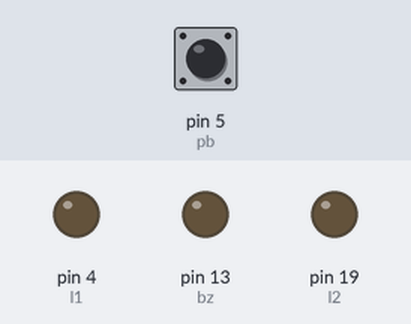
Recording of a sketch running on a simulated Arduino Uno, built with avr-gcc and run on an emulated ATmega328P. On the bench: output pins drawn as LEDs (lit = HIGH). The test bench sets the inputs (shaded band); at power-on: pin 5 (pb) HIGH. What the sketch prints to the serial monitor is not drawn.

Above: at 1.2 s.
1.3 s: pin 5 (pb) pulled LOW for 1 s
At 2.7 s:
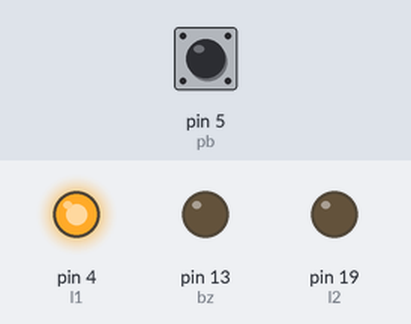
3.8 s: pin 5 (pb) pulled LOW for 0.15 s
At 5.3 s:
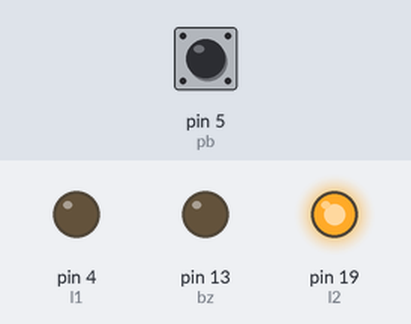
6.9 s: pin 5 (pb) pulsed LOW 5 times (0.12 s each, 0.3 s apart)
At 8.6 s:
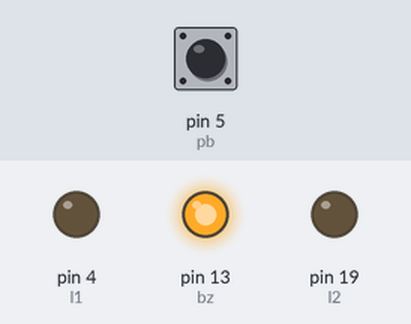
11.4 s: pin 5 (pb) pulsed LOW 2 times (0.12 s each, 0.3 s apart)
At 12.5 s:
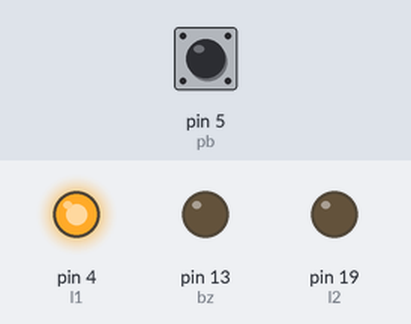
Timing chart, 0 to 14.4 s (numbered marks = the images above; inputs shaded):
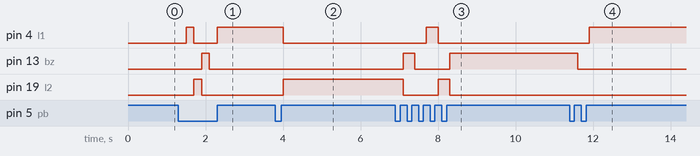

The sketch:

circuittestingcode.ino
```cpp
#define l1 4
#define l2 19
#define pb 5
#define bz 13
int ct = 0;
void setup() {
  Serial.begin(115200);
  pinMode(l1, OUTPUT);
  pinMode(l2, OUTPUT);
  pinMode(pb, INPUT_PULLUP);
  pinMode(bz, OUTPUT);
  digitalWrite(l1, 0);
  digitalWrite(l2, 0);
  digitalWrite(bz, 0);
}

void loop() {
  bool rd = digitalRead(pb);
  if (rd == 0) {
    ct++;
    delay(200);
  }
  if (ct == 1) {
    digitalWrite(l1, 1);
    digitalWrite(l2, 0);
    digitalWrite(bz, 0);
    Serial.println("Turning On Red LED! 🔴 ");
  } else if (ct == 2) {
    digitalWrite(l2, 1);
    digitalWrite(l1, 0);
    digitalWrite(bz, 0);
    Serial.println("Turning On Blue LED! 🔵 ");
  } else if (ct == 3) {
    digitalWrite(bz, 1);
    digitalWrite(l1, 0);
    digitalWrite(l2, 0);
    Serial.println("Turning On Buzzer! 📯  ");
  }
  else if(ct == 4){
  digitalWrite(l1, 0);
  digitalWrite(l2, 0);
  digitalWrite(bz, 0);
  Serial.println("Stopping ⛔ ");
  }
  else if(ct > 4){
    ct = 1;
  }
}
```

Measured:
- after the input at 1.3 s, pin 4 (l1): LOW → HIGH after 0.20 s, → LOW 0.20 s later, → HIGH 0.60 s later; pin 13 (bz): LOW → HIGH after 0.60 s, → LOW 0.20 s later; pin 19 (l2): LOW → HIGH after 0.40 s, → LOW 0.20 s later
- after the input at 3.8 s, pin 4 (l1): HIGH → LOW after 0.20 s; pin 19 (l2): LOW → HIGH after 0.20 s
- after the input at 6.9 s, pin 4 (l1): LOW → HIGH after 0.80 s, → LOW 0.30 s later; pin 13 (bz): LOW → HIGH after 0.20 s, → LOW 0.30 s later, → HIGH 0.90 s later; pin 19 (l2): HIGH → LOW after 0.20 s, → HIGH 0.90 s later, → LOW 0.30 s later
- after the input at 11.4 s, pin 4 (l1): LOW → HIGH after 0.50 s; pin 13 (bz): HIGH → LOW after 0.20 s
